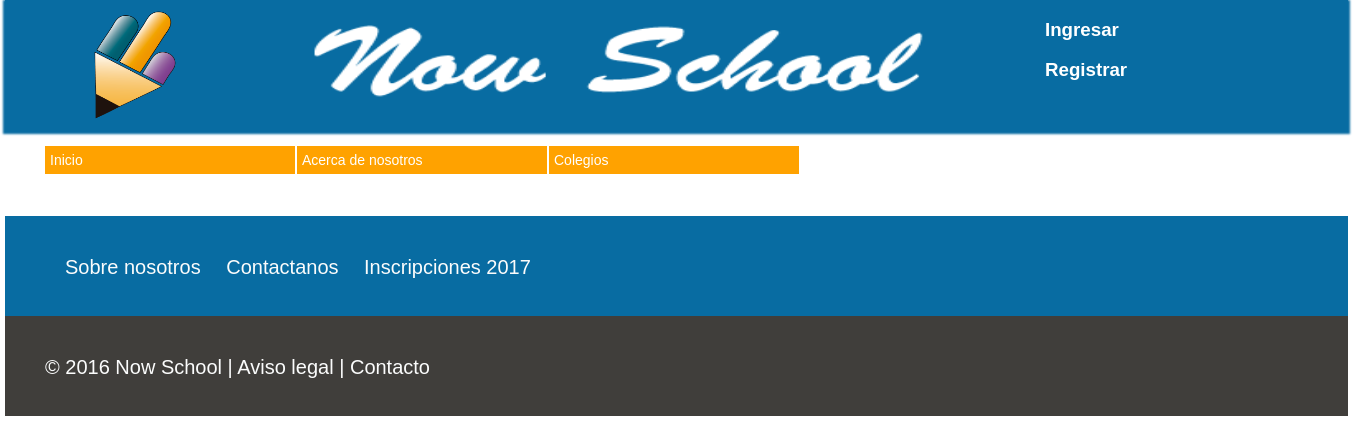
Page /vercolegiosinlogin.php on the earlier database version.
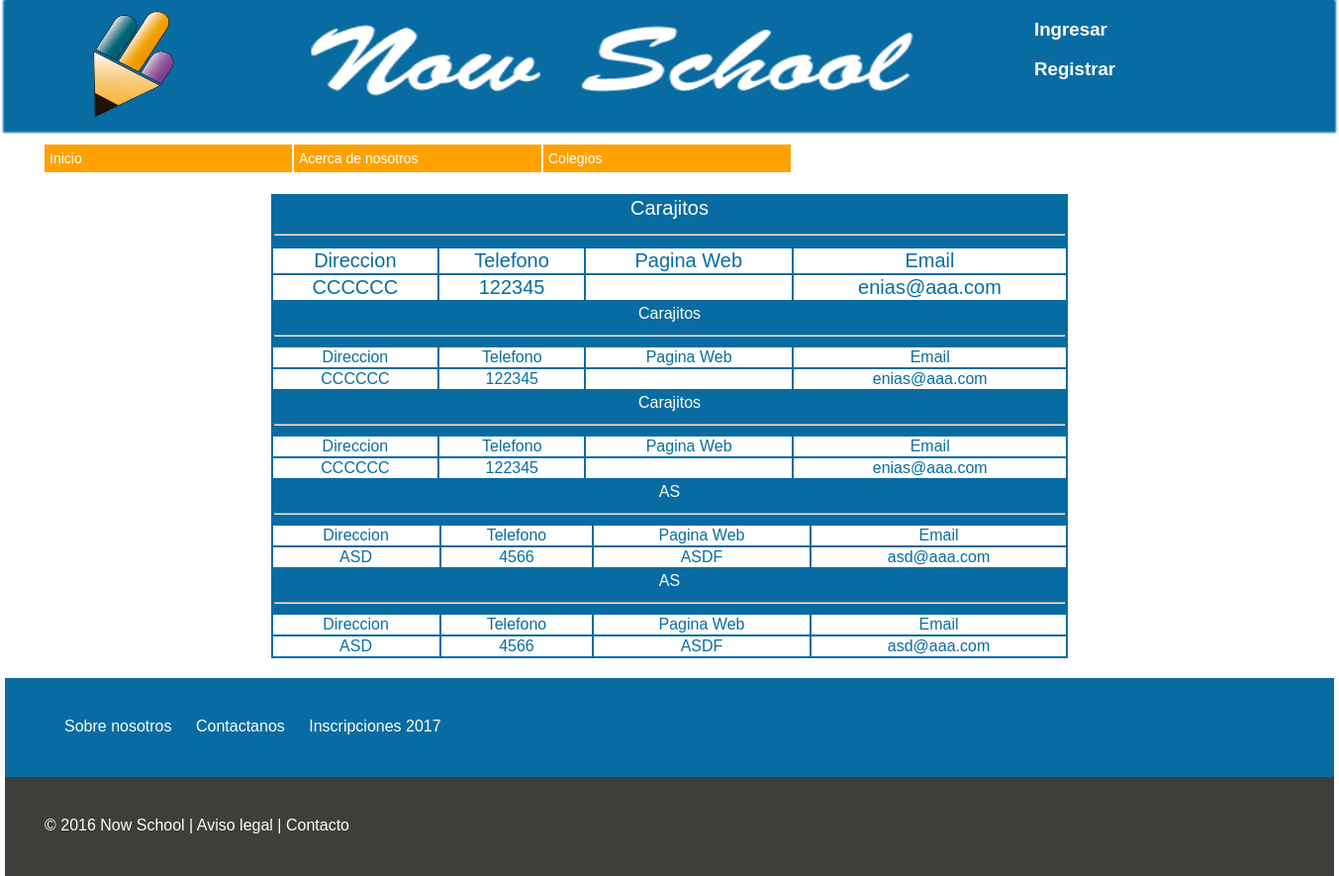
Same page on the later database version.
### tables this page shows
CREATE TABLE `colegios` (
  `id_colegio` int(11) NOT NULL AUTO_INCREMENT,
  `codigonit` int(15) DEFAULT NULL,
  `nombre` varchar(30) DEFAULT NULL,
  `direccion` varchar(50) DEFAULT NULL,
  `telefono` int(15) DEFAULT NULL,
  `pagina_web` varchar(30) DEFAULT NULL,
  `email` varchar(30) DEFAULT NULL,
  `id_localidad` int(11) NOT NULL,
  PRIMARY KEY (`id_colegio`)
);

### database/utilidades_sql.php (called while the page is built, shortened)
<?php
$MySqli = new MySqli (DB_HOST,DB_USER,DB_PASSWORD,DB_DATABASE);
mysqli_set_charset($MySqli, 'utf8');
function get_colegiosinlogin ()
{
	global $MySqli;
	$sql = "SELECT * FROM colegios ORDER BY id_colegio DESC ";
	return $MySqli -> query($sql);
}
 ?>

### vercolegiosinlogin.php (the view)
<?php
include_once ('php/header.inc');
?>
<?php
include_once('database/utilidades_sql.php');
$result = get_colegiosinlogin ();
?>
<div id="contenedor_vista_colegio">
<?php while ($datos_colegio = $result -> fetch_assoc()) {
?>
    <div class="vista_colegio">
    <table class="formatabla" >
	    <tr>
		    <td colspan="4" align ="center"><?php
	    		echo $datos_colegio['nombre'];
	    		?>
	    	</td>
	    </tr>
	    <tr>
	    		<td colspan="4">
	    		<hr>
	    		</td>
	    </tr>
	    <tr class='formatablatr0' align="center">
	    	<td>Direccion</td>
	    	<td>Telefono</td>
	    	<td>Pagina Web</td>
	    	<td>Email</td>
	    </tr>
    <?php
        echo "<tr class='formatablatr0'>
	        <td>".$datos_colegio['direccion']."</td>
	        <td>".$datos_colegio['telefono']."</td>
	        <td>".$datos_colegio['pagina_web']."</td>
			<td>".$datos_colegio['email']."</td>
		    </tr>";
?>
</table>
 </div>
</div>
<?php } ?>
<?php
include_once ('php/footer.inc');
?>

Differences in the rows shown:
added colegios: nombre "Carajitos", direccion "CCCCCC", telefono "122345", email "enias@aaa.com"
added colegios: nombre "Carajitos", direccion "CCCCCC", telefono "122345", email "enias@aaa.com"
added colegios: nombre "Carajitos", direccion "CCCCCC", telefono "122345", email "enias@aaa.com"
added colegios: nombre "AS", direccion "ASD", telefono "4566", pagina_web "ASDF", email "asd@aaa.com"
added colegios: nombre "AS", direccion "ASD", telefono "4566", pagina_web "ASDF", email "asd@aaa.com"
